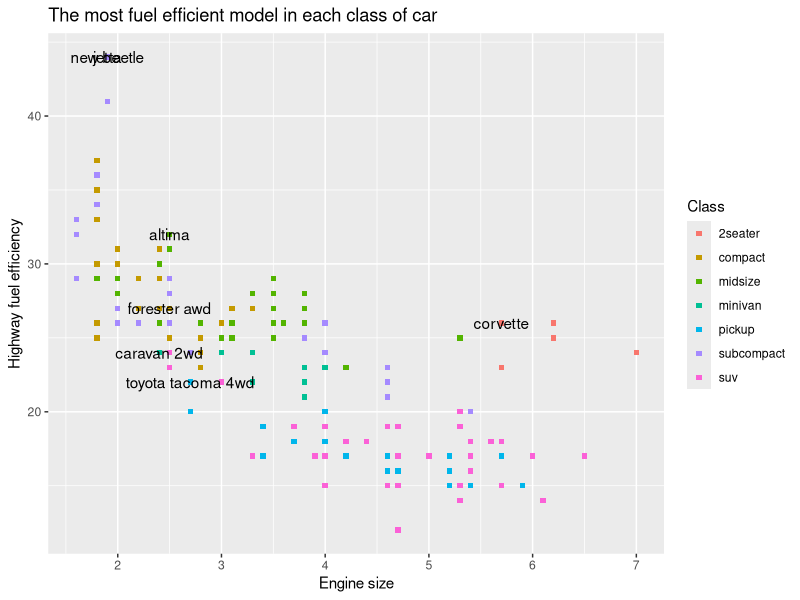
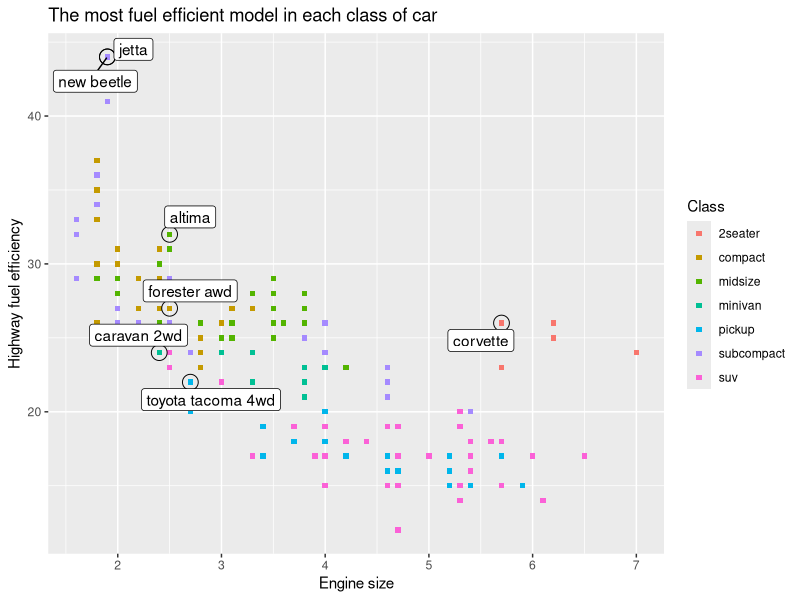
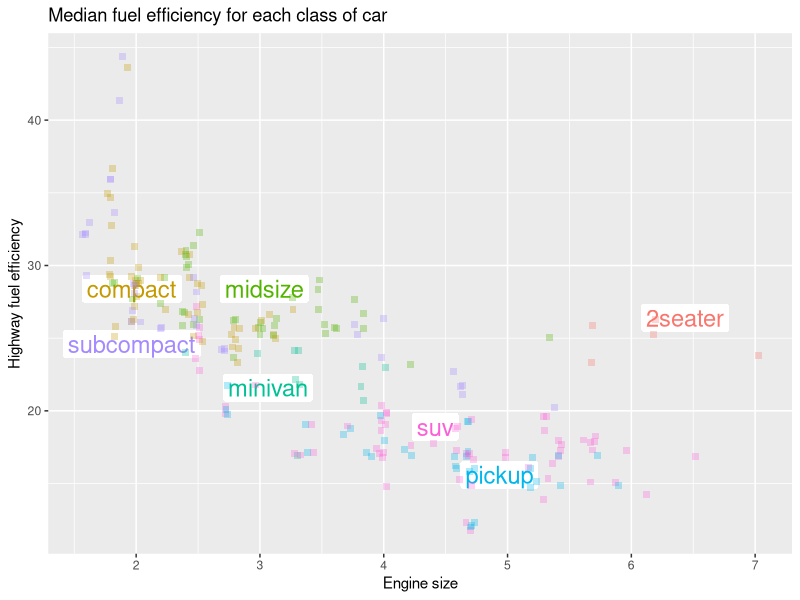

Generate these figures, in order, with R:
### Titles and Annotations


# Mapping text and labels

library(tidyverse)

best_in_class <- mpg %>%
  group_by(class) %>%
  filter(row_number(desc(hwy)) == 1)



ggplot(mpg, aes(displ, hwy)) +
  geom_point(aes(color = class), shape = "square") +
  geom_text(aes(label = model),
            data = best_in_class) +
  labs(x = "Engine size",
       y = "Highway fuel efficiency",
       color = "Class",
       title = "The most fuel efficient model in each class of car ") 




# Preventing overlap of labels

library(ggrepel)

ggplot(mpg, aes(displ, hwy)) +
  geom_point(aes(color = class), shape = "square") +
  geom_point(size = 5,
             shape = 1,
             data = best_in_class)+
  geom_label_repel(aes(label = model),
                   data = best_in_class) +
  labs(x = "Engine size",
       y = "Highway fuel efficiency",
       color = "Class",
       title = "The most fuel efficient model in each class of car")



# Using coloured labels instead of legends 

class_avg <- mpg %>%
  group_by(class) %>%
  summarise(displ = median(displ),
            hwy = median(hwy))


mpg %>%
  ggplot(aes(displ, hwy, color = class)) +
  geom_label_repel(aes(label = class),
                   data = class_avg,
                   size = 6,
                   label.size = 0,
                   segment.color = NA) +
  geom_jitter(size = 2,
              alpha = 0.3,
              shape = "square") +
  theme(legend.position = "none") +
  labs(x = "Engine size",
       y = "Highway fuel efficiency",
       title = "Median fuel efficiency for each class of car")
